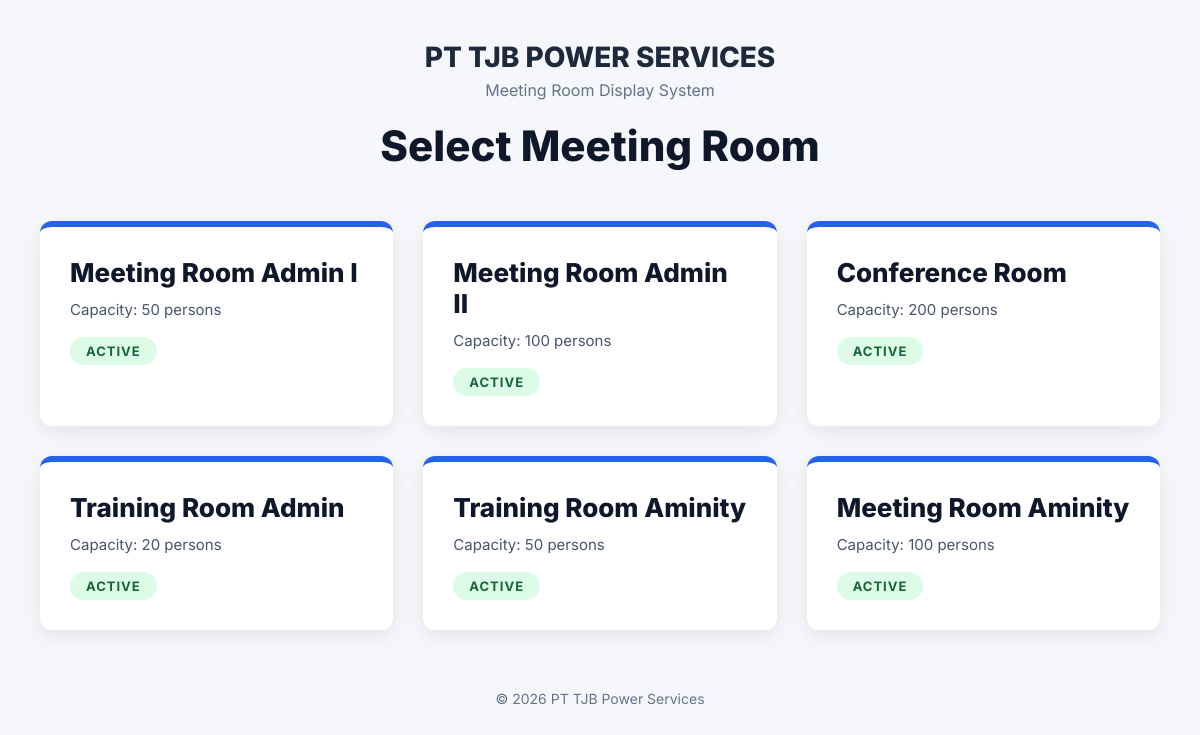
The app's page /index.php/display with its own data.
### tables this page shows
CREATE TABLE `meeting_rooms` (
  `id` int(11) NOT NULL,
  `room_name` varchar(100) NOT NULL,
  `room_code` varchar(50) NOT NULL,
  `capacity` int(11) DEFAULT 0,
  `description` text DEFAULT NULL,
  `status` enum('active','inactive') DEFAULT 'active',
  `created_at` timestamp NOT NULL DEFAULT current_timestamp(),
  `updated_at` timestamp NOT NULL DEFAULT current_timestamp() ON UPDATE current_timestamp()
);

### application/controllers/Display.php (called while the page is built, shortened)
<?php
class Display extends CI_Controller {
    public function __construct() {
        $this->load->model('Meeting_model');
        $this->load->model('Meeting_room_model');
    }
    public function index() {
        $data = array(
            'title' => 'Meeting Room Displays - PT TJB Power Services',
            'rooms' => $this->Meeting_room_model->get_all_active()
        );
        $this->load->view('display/index', $data);
    }
}

### index.php (called while the page is built, shortened)
<?php
require_once BASEPATH.'core/CodeIgniter.php';

### application/models/Meeting_room_model.php (called while the page is built, shortened)
<?php
class Meeting_room_model extends CI_Model {
    public function get_all_active() {
        $this->db->where('status', 'active');
        return $this->db->get('meeting_rooms')->result_array();
    }
}

### application/views/display/index.php (the view, shortened to what this page needs)
<!DOCTYPE html>
<html lang="en">
<head>
</head>
<body>
<div class="container">
<div class="header">
    <div class="company-name">PT TJB POWER SERVICES</div>
    <div class="subtitle">Meeting Room Display System</div>
    <h1>Select Meeting Room</h1>
</div>
<?php if(empty($rooms)): ?>
    <p style="text-align:center;color:#64748b;font-size:20px;">No active rooms available</p>
<?php else: ?>
<div class="rooms-grid">
<?php foreach($rooms as $room): ?>
    <a href="<?= base_url('display/room/'.$room['id']) ?>" class="room-card" target="_blank">
        <div class="room-name"><?= htmlspecialchars($room['room_name']) ?></div>
        <div class="room-capacity">Capacity: <?= $room['capacity'] ?> persons</div>
        <span class="room-status status-<?= $room['status'] ?>">
            <?= strtoupper($room['status']) ?>
        </span>
    </a>
<?php endforeach; ?>
</div>
<?php endif; ?>
<div class="footer">
    © <?= date('Y') ?> PT TJB Power Services
</div>
</div>
</body>
</html>

### application/views/display/index.php (style rules this page uses)
body { font-family: 'Inter', sans-serif; background: #f5f7fa; margin: 0; padding: 40px; }
.container { max-width: 1400px; margin: auto; }
.header { text-align: center; margin-bottom: 50px; }
.company-name { font-size: 28px; font-weight: 800; color: #1e293b; }
.subtitle { color: #64748b; margin-top: 6px; }
h1 { margin-top: 20px; font-size: 42px; font-weight: 800; color: #0f172a; }
.rooms-grid { display: grid; grid-template-columns: repeat(auto-fill, minmax(320px, 1fr)); gap: 30px; }
.room-card { background: #ffffff; border-radius: 12px; padding: 30px; text-decoration: none; color: #0f172a; box-shadow: 0 6px 20px rgba(0,0,0,0.08); transition: 0.3s; border-top: 6px solid #2563eb; }
.room-name { font-size: 26px; font-weight: 800; margin-bottom: 12px; }
.room-capacity { font-size: 15px; color: #475569; margin-bottom: 18px; }
.room-status { display: inline-block; padding: 6px 16px; border-radius: 20px; font-size: 13px; font-weight: 700; letter-spacing: 1px; }
.status-active { background: #dcfce7; color: #166534; }
.footer { text-align: center; margin-top: 60px; color: #64748b; font-size: 14px; }

### records on screen
meeting_rooms: room_name "Meeting Room Admin I", capacity "50", status "ACTIVE"
meeting_rooms: room_name "Meeting Room Admin II", capacity "100", status "ACTIVE"
meeting_rooms: room_name "Conference Room", capacity "200", status "ACTIVE"
meeting_rooms: room_name "Training Room Admin", capacity "20", status "ACTIVE"
meeting_rooms: room_name "Training Room Aminity", capacity "50", status "ACTIVE"
meeting_rooms: room_name "Meeting Room Aminity", capacity "100", status "ACTIVE"
